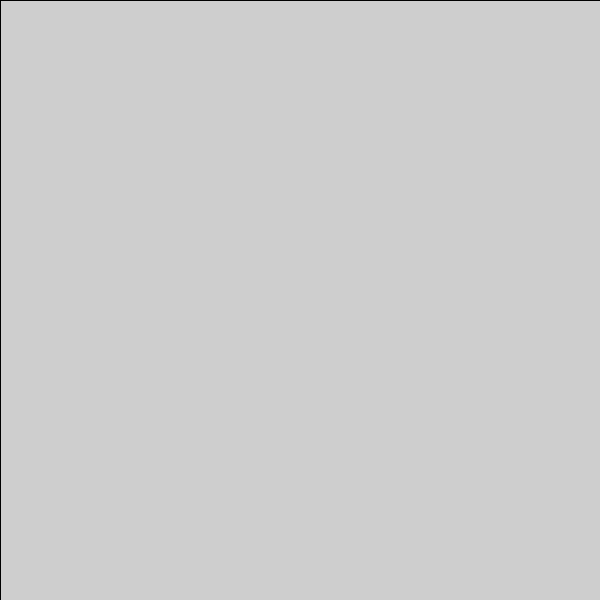
Frame 1 (no input)
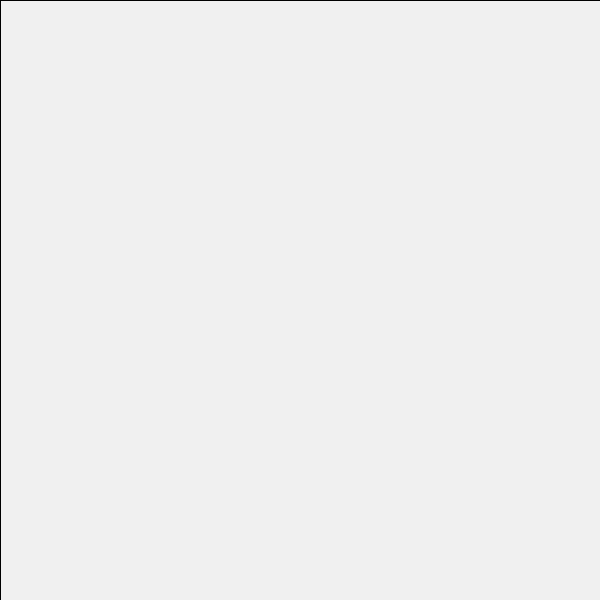
Frame 60 (the mouse pressed at the canvas centre just before this capture)
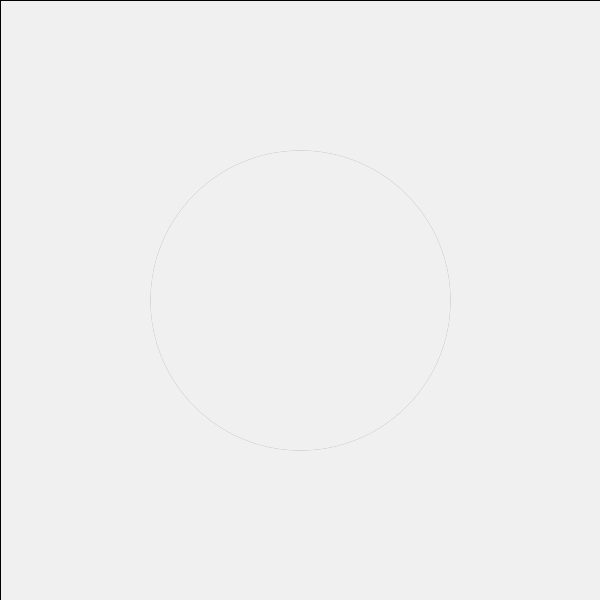
Frame 120 (the mouse held since frame 60 and released just before this capture)

The Processing sketch that drew these frames (run headless with seeded random() and noise(); from frame 60 on, the mouse is pressed at the canvas centre):

// Processing sketch: sketch_____
// ── sketch_____.pde
int speed;

void setup(){
  size(600,600);
}

void draw(){
  fill(255,8);
  rect(0,0,width,height);
  
  speed = abs(mouseX-pmouseX);
  ellipse(mouseX,mouseY,speed,speed);
  
}
